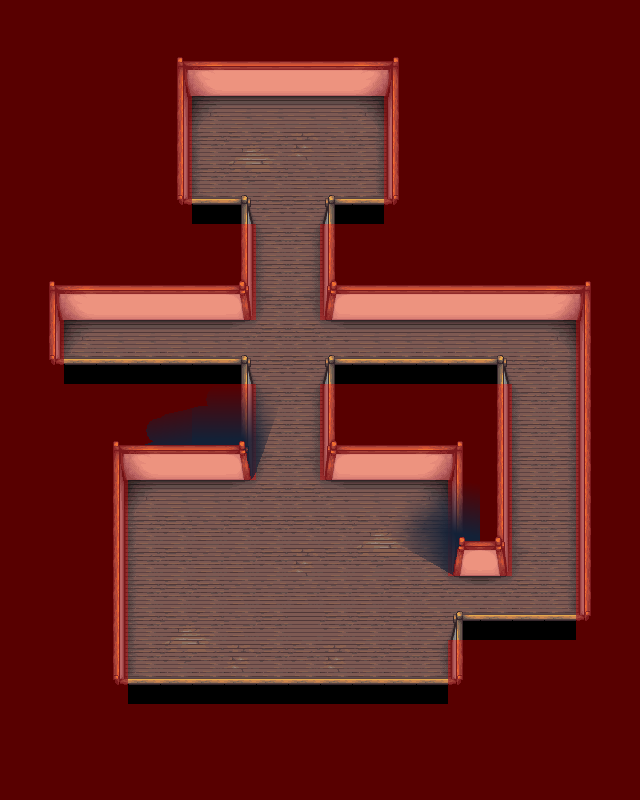

This game map was drawn from its Tiled (.tmx) file and the tilesets committed beside it. A one-line description and the trimmed map source follow:
An orthogonal 20x25 tile map with 32x32 px tiles, 4 tile layers (Background, Foreground, Blocking, Shadows), 3 tilesets and 13 objects (6x Loot, 6x Light, Player).

<map version="1.0" orientation="orthogonal" width="20" height="25" tilewidth="32" tileheight="32">
 <tileset firstgid="1" name="NewHouseTileset" tilewidth="32" tileheight="32">
  <image source="NewHouseTileset.png" width="288" height="288" />
 </tileset>
 <tileset firstgid="82" name="Hints" tilewidth="32" tileheight="32">
  <image source="Hints.png" width="96" height="32" />
 </tileset>
 <tileset firstgid="85" name="shadows" tilewidth="32" tileheight="32">
  <image source="shadows.png" width="192" height="384" />
 </tileset>
 <layer name="Background" width="20" height="25">
  <data>[500 cells, 500 non-empty, 53 distinct tile ids]</data>
 </layer>
 <layer name="Foreground" width="20" height="25">
  <data>[500 cells, 30 non-empty, 3 distinct tile ids]</data>
 </layer>
 <layer name="Blocking" width="20" height="25">
  <data>[500 cells, 342 non-empty, 1 distinct tile ids]</data>
 </layer>
 <layer name="Shadows" width="20" height="25">
  <data>[500 cells, 24 non-empty, 24 distinct tile ids]</data>
 </layer>
 <objectgroup name="Objects" width="20" height="25" visible="0">
  <object type="Loot" gid="83" x="192" y="128" />
  <object type="Loot" gid="83" x="224" y="128" />
  <object type="Loot" gid="83" x="256" y="128" />
  <object type="Loot" gid="83" x="352" y="128" />
  <object type="Loot" gid="83" x="64" y="352" />
  <object type="Loot" gid="83" x="544" y="352" />
  <object name="player" type="Player" gid="84" x="160" y="576" />
 </objectgroup>
 <objectgroup name="Lights" width="20" height="25" opacity="0.37">
  <object type="Light" x="414" y="256" width="286" height="384">
   <properties>
    <property name="strength" value="150" />
   </properties>
   <ellipse />
  </object>
  <object type="Light" x="-107" y="400" width="462" height="367">
   <ellipse />
  </object>
  <object type="Light" x="172" y="19" width="237" height="225">
   <properties>
    <property name="variation" value="Sun" />
   </properties>
   <ellipse />
  </object>
  <object type="Light" x="93" y="138" width="380" height="374">
   <properties>
    <property name="strength" value="100" />
    <property name="variation" value="Ambient" />
   </properties>
   <ellipse />
  </object>
  <object type="Light" x="138" y="783" width="254" height="449" rotation="-90">
   <properties>
    <property name="strength" value="50" />
    <property name="variation" value="Ambient" />
   </properties>
   <ellipse />
  </object>
  <object type="Light" x="652" y="679" width="228" height="197" rotation="-180">
   <properties>
    <property name="variation" value="Sun" />
   </properties>
   <ellipse />
  </object>
 </objectgroup>
</map>